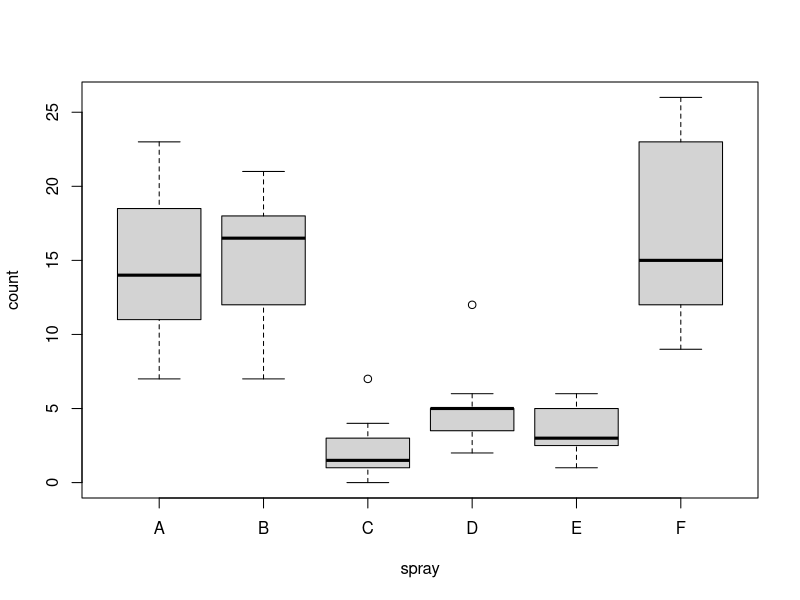
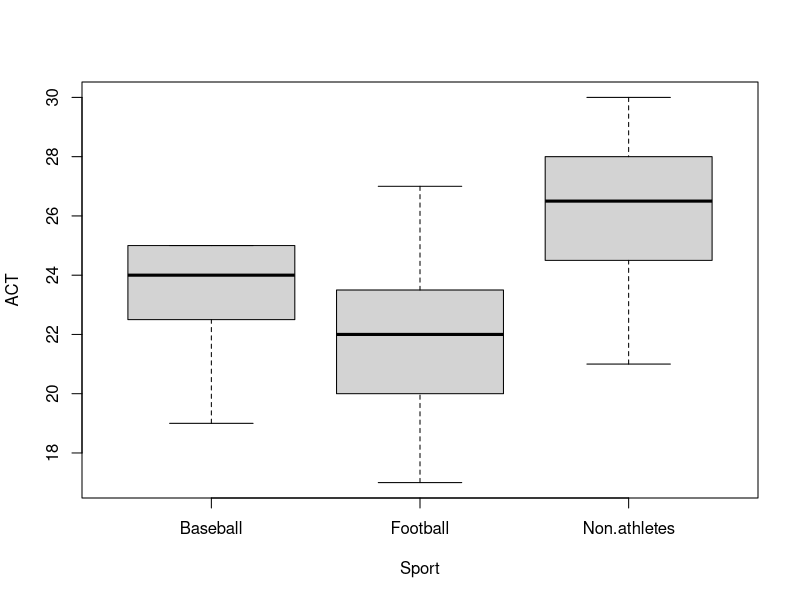
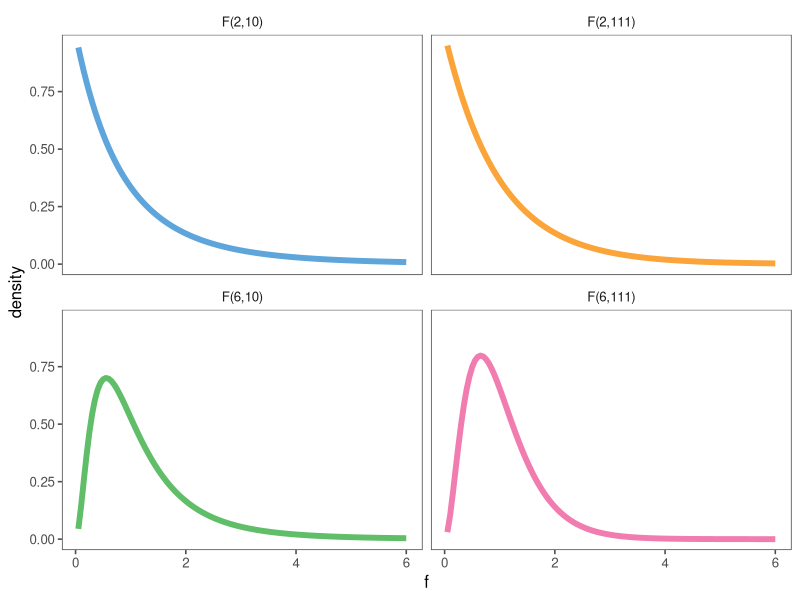
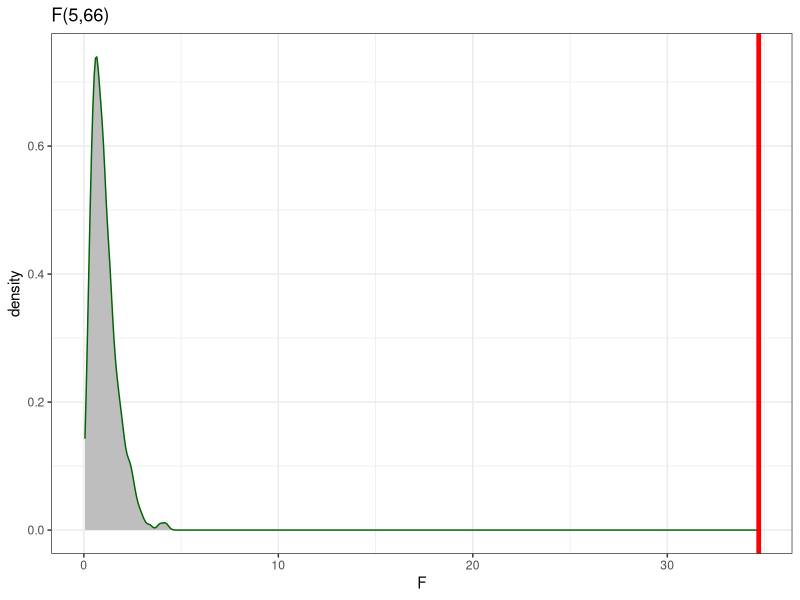
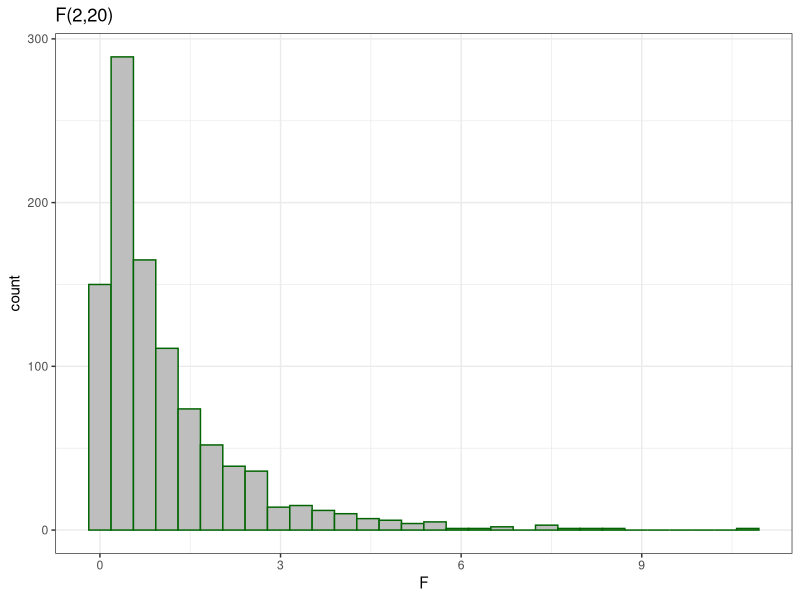

Generate these figures, in order, with R:
## ---- chunk 1
library(knitr)
opts_chunk$set(echo = T, 
               message = F, 
               warning = F, 
               cache = F, 
               tidy = F, 
               comment = "#>", 
               fig.align = "center", 
               fig.width = 8, 
               fig.height = 5, 
               digits = 3, 
               size = "small")
options(show.signif.stars = F, 
        digits = 3)
set.seed(99)
take_home <- 0
## ---- chunk 2
data(InsectSprays)  # load the data
boxplot(count ~ spray, data = InsectSprays)
## ---- chunk 3
act <- read.csv("act-scores.csv", header = T)
head(act)
## ---- chunk 4
boxplot(ACT ~ Sport, data = act)
## ---- chunk 5
lm1 <- lm(count ~ spray, data = InsectSprays)
summary(lm1)
## ---- chunk 6
lm2 <- lm(ACT ~ Sport, data = act)
summary(lm2)
## ---- chunk 7
anova(lm1) # for insect sprays data
anova(lm2) # for ACT data
## ---- chunk 8
library(ggplot2)
library(ggthemes)
dat <- dplyr::data_frame(f = rep(seq(.05, 6, by = .05), 4), 
                         num_df = c(rep(2, 240), rep(6, 240)), 
                         denom_df = c(rep(111, 120), rep(10, 240), rep(111, 120)), 
                         density = df(f, num_df, denom_df), 
                         label = paste0("F(", num_df, ",", denom_df, ")"))
ggplot(dat, aes(f, density, colour = label)) + 
  geom_line(size = I(2)) + 
  facet_wrap(~label) + 
  theme_few() + 
  scale_colour_few(guide = F)
## ---- chunk 9
ggplot() + 
  geom_density(aes(rf(1000, 5, 66)), binwidth = .5, colour = "darkgreen", fill = "grey") + 
  geom_vline(aes(xintercept = 34.7), size = I(1.6), colour = "red") + 
  theme_bw() + 
  labs(x = "F", title = "F(5,66)")
## ---- chunk 10
pf(34.7, 5, 66, lower.tail = F)
## ---- chunk 11
ggplot() + 
  geom_histogram(aes(rf(1000, 2, 20)), colour = "darkgreen", fill = "grey") +
  theme_bw() + 
  labs(x = "F", title = "F(2,20)")
## ---- chunk 12
anova(lm2)
